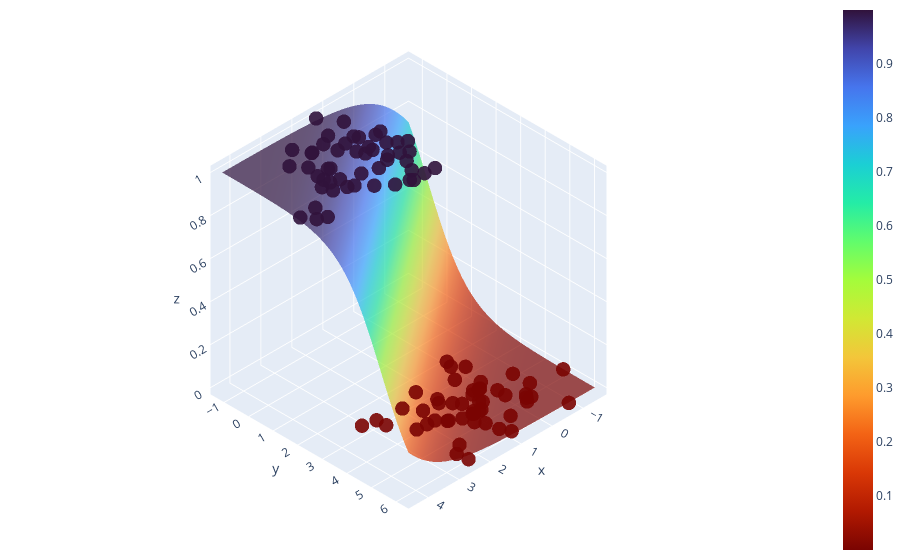

The notebook cell saved with this chart:
### Code cell
X0 = np.linspace(X[:, 0].min(), X[:, 0].max(), 100)
X1 = np.linspace(X[:, 1].min(), X[:, 1].max(), 100)
xx0, xx1 = np.meshgrid(X0, X1)
Z = W[0] * xx0 + W[1] * xx1 + b
A = 1 / (1 + np.exp(-Z))

fig = (go.Figure(data=[go.Surface(z=A, x=xx0, y=xx1, colorscale='turbo', opacity = 0.7, reversescale=True)]))

fig.add_scatter3d(x=X[:, 0].flatten(), y=X[:, 1].flatten(), z=y.flatten(), mode='markers', marker=dict(size=5, color=y.flatten(), colorscale='turbo', opacity = 0.9, reversescale=True))


fig.update_layout(template= "plotly", margin=dict(l=0, r=0, b=0, t=0))
fig.layout.scene.camera.projection.type = "orthographic"
fig.show()

### Figure 1 — Plotly figure (JSON) as saved in the notebook; plotly's stock layout.template omitted (floating-point values rounded to 4 significant figures; data arrays with more than 128 entries replaced by an {"elided": "..."} marker saying what was removed)
{"data": [{"colorscale": [[0, "#30123b"], [0.07143, "#4145ab"], [0.1429, "#4675ed"], [0.2143, "#39a2fc"], [0.2857, "#1bcfd4"], [0.3571, "#24eca6"], [0.4286, "#61fc6c"], [0.5, "#a4fc3b"], [0.5714, "#d1e834"], [0.6429, "#f3c63a"], [0.7143, "#fe9b2d"], [0.7857, "#f36315"], [0.8571, "#d93806"], [0.9286, "#b11901"], [1, "#7a0402"]], "opacity": 0.7, "reversescale": true, "type": "surface", "x": {"elided": "100x100 float values"}, "y": {"elided": "100x100 float values"}, "z": {"elided": "100x100 float values"}}, {"marker": {"color": [1, 1, 0, 0, 1, 0, 0, 1, 0, 1, 0, 1, 0, 0, 1, 1, 1, 0, 1, 1, 0, 0, 1, 0, 1, 0, 1, 0, 0, 1, 1, 0, 1, 1, 1, 0, 1, 1, 0, 1, 0, 0, 0, 0, 1, 1, 1, 1, 0, 0, 1, 1, 0, 0, 0, 0, 0, 1, 1, 1, 1, 0, 0, 1, 0, 1, 0, 0, 1, 0, 0, 1, 1, 0, 0, 0, 1, 1, 0, 0, 1, 0, 0, 0, 0, 0, 1, 0, 1, 1, 1, 1, 1, 1, 0, 0, 1, 1, 0, 1], "colorscale": [[0, "#30123b"], [0.07143, "#4145ab"], [0.1429, "#4675ed"], [0.2143, "#39a2fc"], [0.2857, "#1bcfd4"], [0.3571, "#24eca6"], [0.4286, "#61fc6c"], [0.5, "#a4fc3b"], [0.5714, "#d1e834"], [0.6429, "#f3c63a"], [0.7143, "#fe9b2d"], [0.7857, "#f36315"], [0.8571, "#d93806"], [0.9286, "#b11901"], [1, "#7a0402"]], "opacity": 0.9, "reversescale": true, "size": 5}, "mode": "markers", "type": "scatter3d", "x": [4.219, 0.9078, -0.2765, 0.08848, 3.243, 1.442, 1.022, 3.978, 0.5889, 1.252, 0.6284, 1.686, 1.185, 0.06897, 1.787, 4.438, 3.182, 0.3038, 0.7394, 1.285, 1.131, 0.6647, 1.316, -0.1889, 2.579, 0.8731, 1.311, 0.9868, 1.42, 2.354, 2.432, 1.043, 0.9509, 2.451, 1.62, 2.155, 1.381, 1.987, 2.116, 0.564, -0.07228, 2.509, -0.73, 1.379, 0.8821, 2.222, 2.016, 1.701, -0.6539, 0.5731, 1.957, 0.7624, 2.465, 1.333, 3.246, 1.103, 2.859, 1.6, 2.976, 2.68, 1.419, 1.926, -0.09448, 2.728, 1.12, 1.557, 0.1055, 2.844, 3.155, 1.841, 1.289, 1.642, 3.923, 1.705, 0.1631, 0.3419, 1.021, 2.669, 0.4666, 0.9481, 1.194, 1.154, -0.2942, 1.737, 0.4655, 0.0808, 3.003, 2.207, 1.361, 2.632, 2.827, 2.912, 1.142, 1.055, 2.47, -1.577, 1.412, 3.005, -0.6376, 0.8298], "y": [2.234, 0.4598, 5.081, 2.323, 1.215, 2.768, 4.117, 2.378, 4.001, 0.2081, 4.46, 0.6583, 5.28, 4.356, 1.7, 1.842, -0.1823, 3.944, 0.4361, 1.437, 4.682, 4.36, 2.441, 5.205, 0.7261, 4.714, 0.07123, 6.09, 4.637, 2.224, -0.2017, 4.606, 0.9498, -0.1954, 2.747, 4.124, 0.9295, 2.611, 3.069, 1.337, 2.884, 5.773, 6.255, 3.619, 2.841, 1.533, -0.2704, -0.4773, 4.767, 5.526, 0.2342, 1.165, 6.2, 5.01, 2.849, 4.706, 2.956, 0.9151, 1.216, -0.7044, 1.574, 4.152, 5.358, 1.305, 5.758, 2.827, 3.725, 3.327, 1.553, 3.562, 3.45, 0.1502, 1.804, 4.433, 2.578, 3.941, 1.579, 1.82, 3.866, 4.732, 2.808, 3.902, 5.273, 4.425, 3.123, 4.691, 0.7427, 5.506, 0.748, 0.6894, 1.721, 0.2466, 2.015, -0.6471, 4.099, 4.957, -1.326, 0.9852, 4.091, 1.742], "z": [1, 1, 0, 0, 1, 0, 0, 1, 0, 1, 0, 1, 0, 0, 1, 1, 1, 0, 1, 1, 0, 0, 1, 0, 1, 0, 1, 0, 0, 1, 1, 0, 1, 1, 1, 0, 1, 1, 0, 1, 0, 0, 0, 0, 1, 1, 1, 1, 0, 0, 1, 1, 0, 0, 0, 0, 0, 1, 1, 1, 1, 0, 0, 1, 0, 1, 0, 0, 1, 0, 0, 1, 1, 0, 0, 0, 1, 1, 0, 0, 1, 0, 0, 0, 0, 0, 1, 0, 1, 1, 1, 1, 1, 1, 0, 0, 1, 1, 0, 1]}], "layout": {"margin": {"b": 0, "l": 0, "r": 0, "t": 0}, "scene": {"camera": {"projection": {"type": "orthographic"}}}}}
